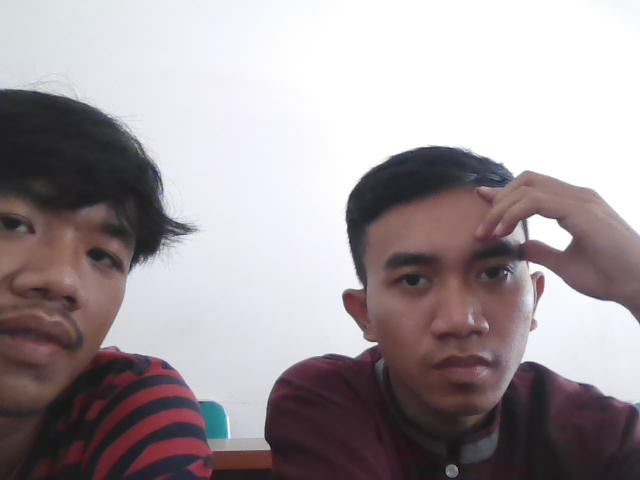
#> input picture captured_image.jpg, 640 x 480 px, found by its file name
$ python soal2.py
#> lines starting #> are read from the running program, lines starting #| are printed output that depends on the picture
import cv2
import numpy as np


def rgb_to_hs(rgb):
    # Ubah RGB ke bentuk float32
    rgb_float32 = rgb.astype(np.float32) / 255.0

    # Hitung nilai maksimum dan minimum dari setiap saluran
    max_val = np.max(rgb_float32, axis=2)
    min_val = np.min(rgb_float32, axis=2)

    # Hitung nilai Delta (selisih antara maksimum dan minimum)
    delta = max_val - min_val

    # Inisialisasi saluran Hue
    h = np.zeros_like(max_val)

    # Hitung Hue
    h[max_val == min_val] = 0  # Jika delta = 0, Hue = 0
    h[max_val != min_val] = 60 * (((rgb_float32[max_val != min_val, 1] -
                                  rgb_float32[max_val != min_val, 2]) / delta[max_val != min_val] + 6) % 6)

    # Inisialisasi saluran Saturation
    s = np.zeros_like(max_val)
    s[max_val != 0] = delta[max_val != 0] / max_val[max_val != 0]

    # Hitung nilai luminansi (brightness)
    v = max_val

    # Gabungkan saluran Hue, Saturation, dan Luminance
    hs = np.dstack((h, s, v))

    return hs


def main():
    # Baca citra RGB
    img_path = 'captured_image.jpg'
    img = cv2.imread(img_path)
#> img is the input picture: shape (480, 640, 3); mean B, G, R 157.1, 153.6, 162.3

    if img is None:
        print(f"File {img_path} tidak ditemukan.")
        return

    # Ubah citra ke format float32
    img_float32 = img.astype(np.float32)

    # Pisahkan saluran warna RGB
    b, g, r = cv2.split(img_float32)
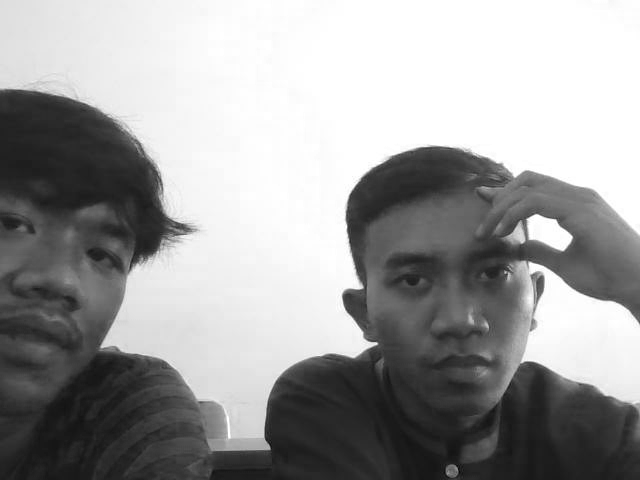
#> b: shape (480, 640) float32; min 3, max 255, mean 157.1
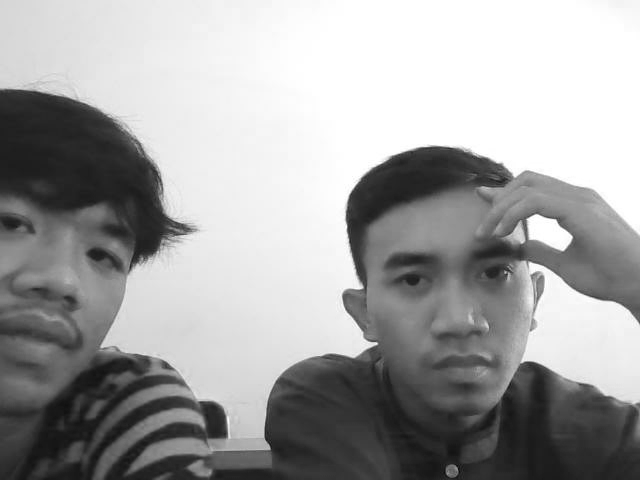
#> r: shape (480, 640) float32; min 8, max 255, mean 162.3

    # Gabungkan saluran warna ke dalam array
    rgb = np.dstack((r, g, b))

    # Ubah RGB ke HS
    hs = rgb_to_hs(rgb)
#> in rgb_to_hs, `delta = max_val - min_val`:
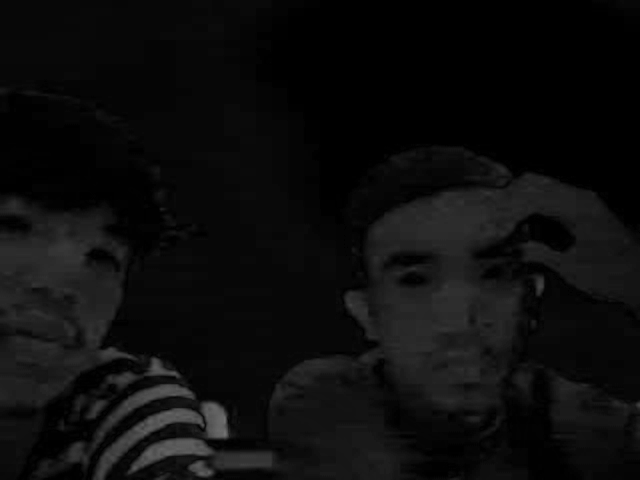
#> delta: shape (480, 640) float32; min 0, max 0.451, mean 0.0519
#> in rgb_to_hs, `h[max_val != min_val] = 60 * (((rgb_float32[max_val != min_val, 1] - r..`:
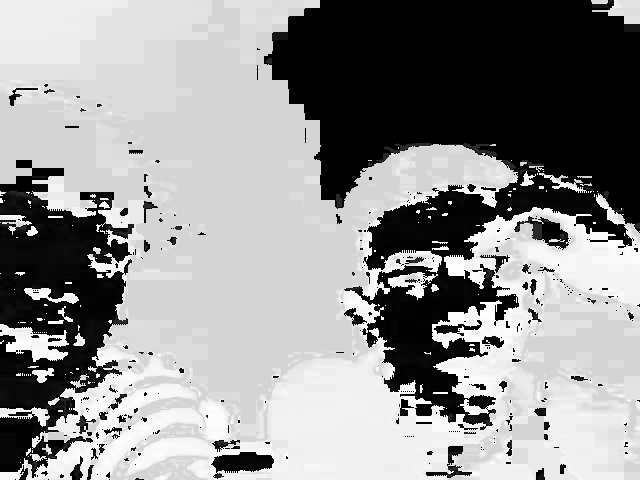
#> h: shape (480, 640) float32; min 0, max 359.3, mean 206.3; drawn with min black and max white
#> in rgb_to_hs, `s[max_val != 0] = delta[max_val != 0] / max_val[max_val != 0]`:
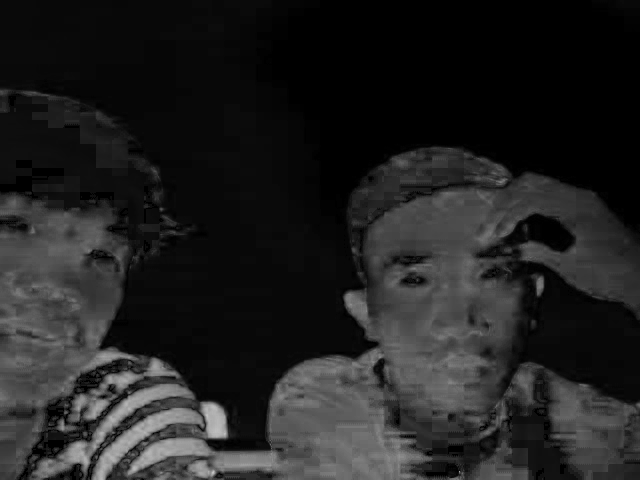
#> s: shape (480, 640) float32; min 0, max 0.77, mean 0.133
#> in rgb_to_hs, `hs = np.dstack((h, s, v))`:
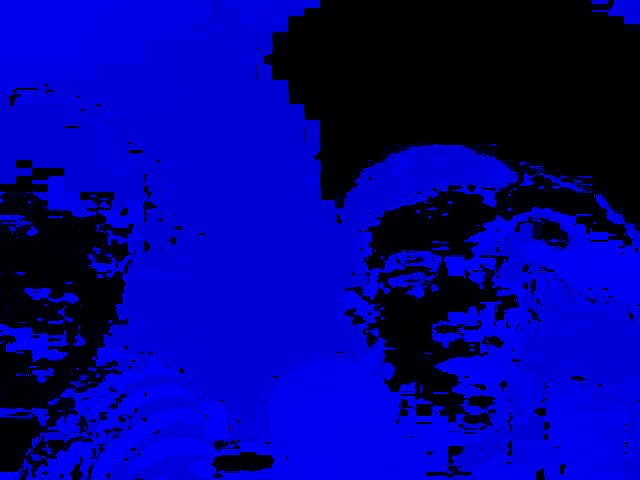
#> hs: shape (480, 640, 3) float32; mean of channels 0, 1, 2 206.3, 0.1, 0.6; drawn with min black and max white

    # Tampilkan hasil
    print("Hasil Transformasi RGB ke HS:")
    print(hs)
#> (printed output is left out)


if __name__ == "__main__":
    main()
